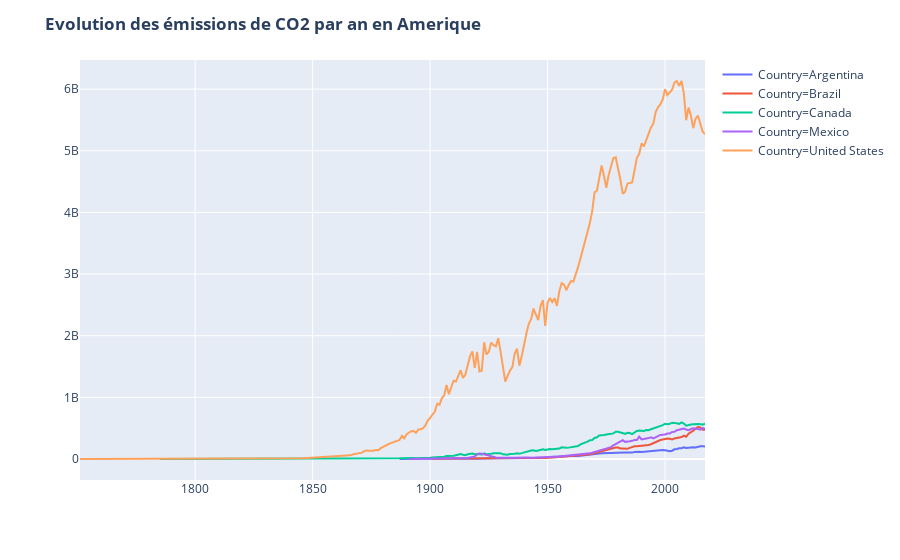

This figure's notebook cell:
### Markdown cell above
# Evolution des emissions en Amerique

### Code cell
americas_data = data.query("Country == ['United States','Canada','Brazil','Mexico','Argentina']")

fig = px.line(americas_data,x='Year', y='value', color='Country')
fig.update_layout(title='<b>Evolution des émissions de CO2 par an en Amerique</b>',xaxis_title='', yaxis_title='')
fig.show()
